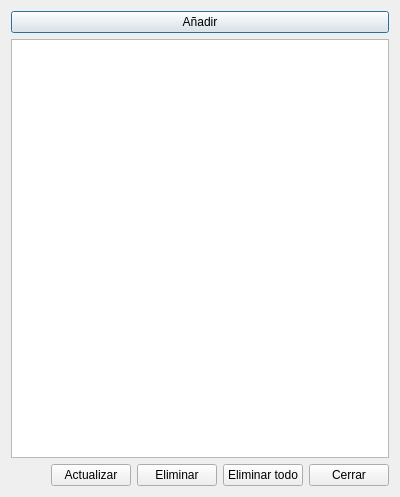
<?xml version="1.0" encoding="UTF-8"?>
<ui version="4.0">
 <class>toDoList</class>
 <widget class="QDialog" name="toDoList">
  <property name="geometry">
   <rect>
    <x>0</x>
    <y>0</y>
    <width>400</width>
    <height>497</height>
   </rect>
  </property>
  <property name="windowTitle">
   <string>Dialog</string>
  </property>
  <layout class="QVBoxLayout" name="verticalLayout_2">
   <item>
    <layout class="QVBoxLayout" name="verticalLayout">
     <item>
      <layout class="QHBoxLayout" name="horizontalLayout">
       <item>
        <widget class="QPushButton" name="pushButton_ToDo">
         <property name="text">
          <string>Añadir</string>
         </property>
        </widget>
       </item>
      </layout>
     </item>
     <item>
      <widget class="QListWidget" name="listWidget_ToDo"/>
     </item>
     <item>
      <layout class="QHBoxLayout" name="horizontalLayout_3">
       <item>
        <spacer name="horizontalSpacer">
         <property name="orientation">
          <enum>Qt::Horizontal</enum>
         </property>
         <property name="sizeHint" stdset="0">
          <size>
           <width>198</width>
           <height>20</height>
          </size>
         </property>
        </spacer>
       </item>
       <item>
        <widget class="QPushButton" name="pushButton_Actualizar">
         <property name="text">
          <string>Actualizar</string>
         </property>
        </widget>
       </item>
       <item>
        <layout class="QHBoxLayout" name="horizontalLayout_2">
         <item>
          <widget class="QPushButton" name="pushButton_EliminarToDo">
           <property name="text">
            <string>Eliminar</string>
           </property>
          </widget>
         </item>
         <item>
          <widget class="QPushButton" name="pushButton_EliminarToDoAll">
           <property name="text">
            <string>Eliminar todo</string>
           </property>
          </widget>
         </item>
        </layout>
       </item>
       <item>
        <widget class="QPushButton" name="pushButton_Cerrar">
         <property name="text">
          <string>Cerrar</string>
         </property>
        </widget>
       </item>
      </layout>
     </item>
    </layout>
   </item>
  </layout>
 </widget>
 <resources/>
 <connections/>
</ui>
